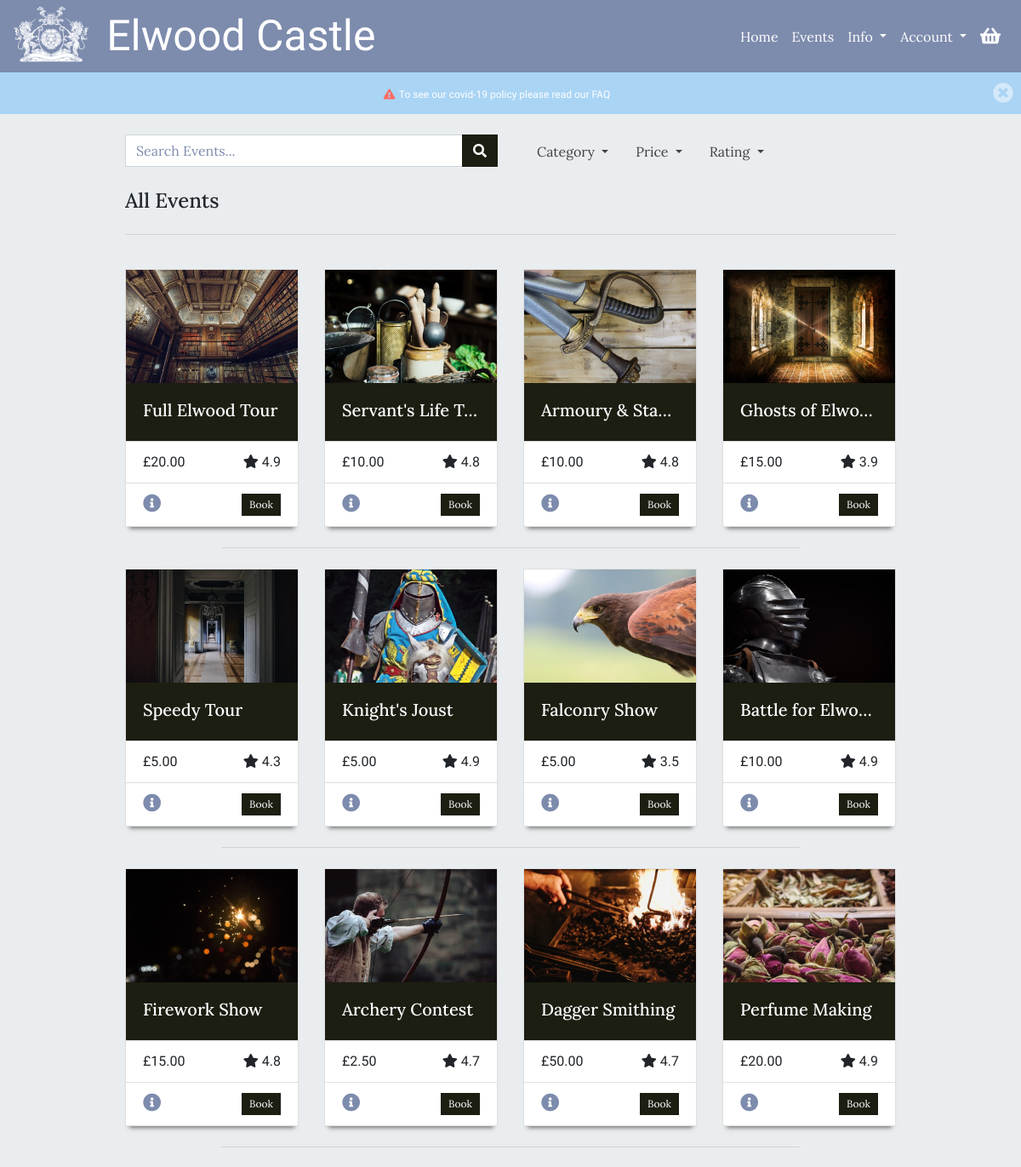
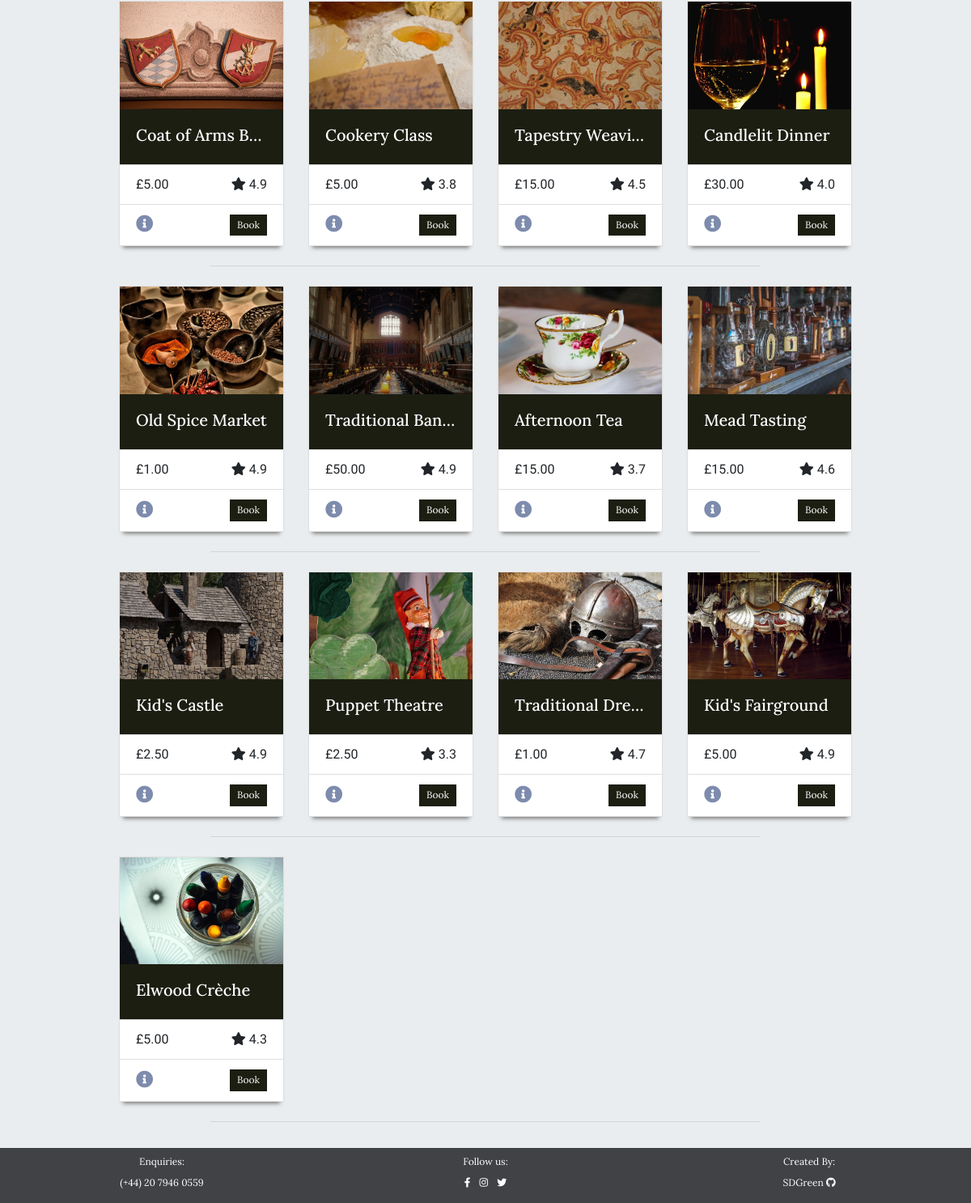
Screenshot of /events/ with the database file from the repository (2 pictures, top to bottom).
### events/models.py (models this page shows, shortened)
class Event(models.Model):
    category = models.ForeignKey('Category', null=True, blank=True,
                                 on_delete=models.SET_NULL)
    name = models.CharField(max_length=254)
    description = models.TextField()
    price = models.DecimalField(max_digits=8, decimal_places=2, blank=False)
    start_time = models.TimeField()
    rating = models.DecimalField(max_digits=2, decimal_places=1, null=True,
                                 blank=True)
    day_ticket_limit = models.PositiveIntegerField(blank=False,
                                                   validators=[
                                                      MaxValueValidator(200)
                                                    ])
    supervision = models.BooleanField(default=True, null=True, blank=True)
    age_restricted = models.BooleanField(default=True, null=True, blank=False)
    image = models.ImageField(null=True, blank=True)

### events/views.py (the view, shortened to what this page needs)
# urls.py: path('', views.all_events, name='events'),
def all_events(request):
    events = Event.objects.all()
    categories = Category.objects.all()
    selected_category = None
    query = None
    sort = None
    direction = None
    if request.method == "GET":
        if "q" in request.GET:
            query = request.GET['q']
            filters = (Q(name__icontains=query) |
                       Q(description__icontains=query) |
                       Q(category__friendly_name__icontains=query))
            events = events.filter(filters)
    template = 'events/events.html'
    context = {
        'events': events,
        'categories': categories,
        'query': query,
        'selected_category': selected_category,
    }
    return render(request, template, context)

### basket/contexts.py (called while the page is built, shortened)
def basket_items(request):
    basket_items = []
    total = 0
    basket = request.session.get('basket', {})
    context = {
        'basket_items': basket_items,
        'total': total,
    }
    return context

### events/templates/events/events.html (shortened to what this page needs)
{% extends 'base.html' %}
{% load static %}
{% block header %}
<div class="px-0 alert fade show m-0 text-center" role="alert">
    <i class="fas fa-exclamation-triangle text-s error-message"></i>
    <p class="m-0 d-inline-block body-text text-s">
        To see our covid-19 policy please read our <a class="text-link" href="{% url 'faq' %}">FAQ</a>
    </p>
    <i class="fas fa-times-circle float-right close mr-2" data-dismiss="alert" aria-label="Close"></i>
</div>
{% endblock %}
{% block content %}
<div id="small-page">
<div class="container-fluid color-overlay">
    {% include 'events/includes/event_search.html' %}
    <div class="row mx-auto guttered mb-4">
        <div class="col-12">
            <h2 class="text-l heading-text">
                {% if query %}
                    Found: {{ events|length }} Events
                {% elif selected_category %}
                    {{selected_category.friendly_name}}: {{ events | length }} Events
                {% else %}
                    All Events
                {% endif %}
            </h2>
        </div>
        <div class="col-12">
            <hr>
        </div>
    </div>
    <div class="row mx-auto guttered pb-2">
        {% for event in events %}
        <div class="col-sm-6 col-md-6 col-lg-4 col-xl-3 mb-2">
            <div class="card rounded-0 below-shadow">
                <a href="{% url 'event_info' event.id %}">
                    {% if event.image %}
                        <img class="card-img-top rounded-0" src="{{ event.image.url }}" alt="{{event.name}} card image">
                    {% else %}
                        <img class="card-img-top rounded-0" src="{{ MEDIA_URL }}no-image.jpg" alt="missing image">
                    {% endif %}
                    <div class="card-body card-body-title body-text">
                        <h5 class="heading-text">{{ event.name }}</h5>
                    </div>
                </a>
                <ul class="list-group d-none d-lg-flex list-group-flush body-text text-m">
                    <li class="list-group-item">
                        <span>£{{event.price}}</span>
                        {% if event.rating %}
                            <span class="float-right">
                                <i class="fas fa-star"></i> {{event.rating}}
                            </span>
                        {% else %}
                            <span class="float-right">
                                <i class="fas fa-star"></i> -
                            </span>
                        {% endif %}
                    </li>
                </ul>
                <div class="card-body justify-content-between">
                    <a href="{% url 'event_info' event.id %}" class="card-link">
                        <i class="fas fa-lg fa-info-circle"></i>
                    </a>
                    <a href="{% url 'book_event' event.id %}" class=" float-right s-btn button heading-text">Book</a>
                </div>
            </div>
        </div>
        {% if forloop.counter|divisibleby:4 %}
        <div class="col-12 d-none d-xl-block mb-2">
            <hr class="short-hr">
        </div>
        {% endif %}
        {% if forloop.revcounter == 1 %}
        <div class="col-12 d-none d-sm-block mb-2">
            <hr class="short-hr">
        </div>
        {% endif %}
        {% endfor %}
    </div>
</div>
</div>
{% endblock %}

### static/css/style.css (style rules this page uses)
h5 { margin: 0; }
#allauth-content label, .datepicker-days th, .heading-text { font-family: 'Lora', serif; }
#allauth-content input, .datepicker-days td, .body-text { font-family: 'Raleway', sans-serif; }
.text-l { font-size: 1.5em; }
.text-m { font-size:1em; }
.text-s { font-size: 0.75em; }
#small-page, .color-overlay, #block-content { background-color: #eaedef; }
.card-body-title { color: white; background-color: #1C1E12; }
.error-message, .text-link.remove_event:hover, body .datepicker table tr td.disabled:hover, #card-errors, body .datepicker table tr td.disabled { color: #ff6961; }
.button { border-radius: 0; border: 1px solid #1C1E12; background-color: #1C1E12; color: white; -webkit-transition: all 0.25s ease-out; -o-transition: all 0.25s ease-out; transition: all 0.25s ease-out; }
.s-btn { text-align: center; vertical-align: middle; padding: .2rem .5rem; font-size: 0.75rem; line-height: 1.5; }
::placeholder { color: #7D8BAD; }
.short-hr { width: 75%; }
.text-link { cursor: pointer; color: #404245; -webkit-transition: color ease-in 0.25s; -o-transition: color ease-in 0.25s; transition: color ease-in 0.25s; }
.below-shadow { -webkit-box-shadow: 0px 7px 5px -5px #777; box-shadow: 0px 7px 5px -5px #777;; }
#banner .alert { font-size: 1em; background-color: rgba(126, 191, 238, 0.664); color: white; border-radius: 0; }
#banner .alert a { color: white; -webkit-transition: font-weight ease-out 0.25s; -o-transition: font-weight ease-out 0.25s; transition: font-weight ease-out 0.25s; }
.close { color: white; text-shadow: none; -webkit-transition: color 0.25s ease-out; -o-transition: color 0.25s ease-out; transition: color 0.25s ease-out; }
#small-page { min-height: calc(100vh - 84px); }
.card-body-title>h5 { white-space: nowrap; overflow: hidden; -o-text-overflow: ellipsis; text-overflow: ellipsis; padding-bottom: 0.2em; }
.card-body:not(.card-body-title) { padding: .75rem 1.25rem; }
.card a>i { color: #7D8BAD; -webkit-transition: color ease-in 0.25s; -o-transition: color ease-in 0.25s; transition: color ease-in 0.25s; }
@media (min-width: 580px) { .guttered { width: 80%; } }

### rows the page displays
Event: image (picture), name "Full Elwood Tour", price "20.00", rating "4.9"
Event: image (picture), name "Servant's Life T…", price "10.00", rating "4.8"
Event: image (picture), name "Armoury & Sta…", price "10.00", rating "4.8"
Event: image (picture), name "Ghosts of Elwo…", price "15.00", rating "3.9"
Event: image (picture), name "Speedy Tour", price "5.00", rating "4.3"
Event: image (picture), name "Knight's Joust", price "5.00", rating "4.9"
Event: image (picture), name "Falconry Show", price "5.00", rating "3.5"
Event: image (picture), name "Battle for Elwood", price "10.00", rating "4.9"
Event: image (picture), name "Firework Show", price "15.00", rating "4.8"
Event: image (picture), name "Archery Contest", price "2.50", rating "4.7"
Event: image (picture), name "Dagger Smithing", price "50.00", rating "4.7"
Event: image (picture), name "Perfume Making", price "20.00", rating "4.9"
Event: image (picture), name "Coat of Arms B…", price "5.00", rating "4.9"
Event: image (picture), name "Cookery Class", price "5.00", rating "3.8"
Event: image (picture), name "Tapestry Weavi…", price "15.00", rating "4.5"
Event: image (picture), name "Candlelit Dinner", price "30.00", rating "4.0"
Event: image (picture), name "Old Spice Market", price "1.00", rating "4.9"
Event: image (picture), name "Traditional Ban…", price "50.00", rating "4.9"
Event: image (picture), name "Afternoon Tea", price "15.00", rating "3.7"
Event: image (picture), name "Mead Tasting", price "15.00", rating "4.6"
Event: image (picture), name "Kid's Castle", price "2.50", rating "4.9"
Event: image (picture), name "Puppet Theatre", price "2.50", rating "3.3"
Event: image (picture), name "Traditional Dre…", price "1.00", rating "4.7"
Event: image (picture), name "Kid's Fairground", price "5.00", rating "4.9"
Event: image (picture), name "Elwood Crèche", price "5.00", rating "4.3"
